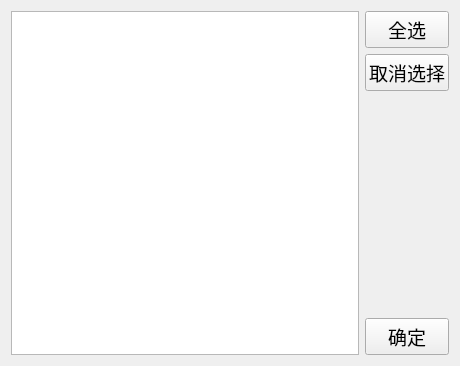
<?xml version="1.0" encoding="UTF-8"?>
<ui version="4.0">
 <class>ShareFile</class>
 <widget class="QWidget" name="ShareFile">
  <property name="geometry">
   <rect>
    <x>0</x>
    <y>0</y>
    <width>460</width>
    <height>366</height>
   </rect>
  </property>
  <property name="windowTitle">
   <string>Form</string>
  </property>
  <layout class="QHBoxLayout" name="horizontalLayout">
   <item>
    <widget class="QListWidget" name="listWidget">
     <property name="selectionMode">
      <enum>QAbstractItemView::MultiSelection</enum>
     </property>
    </widget>
   </item>
   <item>
    <layout class="QVBoxLayout" name="verticalLayout">
     <item>
      <widget class="QPushButton" name="allSelected_PB">
       <property name="font">
        <font>
         <family>Adobe Arabic</family>
         <pointsize>14</pointsize>
        </font>
       </property>
       <property name="text">
        <string>全选</string>
       </property>
      </widget>
     </item>
     <item>
      <widget class="QPushButton" name="cancelSelected_PB">
       <property name="font">
        <font>
         <family>Adobe Arabic</family>
         <pointsize>14</pointsize>
        </font>
       </property>
       <property name="text">
        <string>取消选择</string>
       </property>
      </widget>
     </item>
     <item>
      <spacer name="verticalSpacer">
       <property name="orientation">
        <enum>Qt::Vertical</enum>
       </property>
       <property name="sizeHint" stdset="0">
        <size>
         <width>20</width>
         <height>40</height>
        </size>
       </property>
      </spacer>
     </item>
     <item>
      <widget class="QPushButton" name="ok_PB">
       <property name="font">
        <font>
         <family>Adobe Arabic</family>
         <pointsize>14</pointsize>
        </font>
       </property>
       <property name="text">
        <string>确定</string>
       </property>
      </widget>
     </item>
    </layout>
   </item>
  </layout>
 </widget>
 <resources/>
 <connections/>
</ui>
